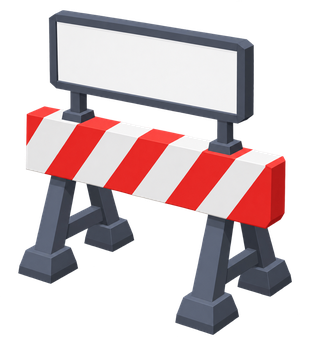
#> input picture assets/obj-muro.png, 320 x 337 px, found by its file name
$ python procesar-imagenes.py
#> lines starting #> are read from the running program, lines starting #| are printed output that depends on the picture
# -*- coding: utf-8 -*-
"""
procesar-imagenes.py — Deja las imágenes de `assets/originales/` listas para el
juego, en `assets/`.

Qué hace con cada una:
  - quita el fondo verde puro (#00FF00) si lo tiene, suavizando el borde;
  - recorta lo transparente que sobra;
  - la escala al tamaño de uso (las que se repiten, a potencia de dos);
  - guarda PNG si necesita transparencia y JPG si no, optimizados.

Las imágenes generadas con IA vienen a 1000-2000 px y pesan megas: servirlas
tal cual en el stand es tiempo de carga y memoria de vídeo tirados. Ver
docs/ACTIVOS-VISUALES.md.

Uso:  python herramientas/procesar-imagenes.py      (desde la raíz del proyecto)
Necesita Pillow, que ya está instalado en el equipo.
"""
import os
import sys

from PIL import Image

RAIZ = os.path.dirname(os.path.dirname(os.path.abspath(__file__)))
ORIGEN = os.path.join(RAIZ, "assets", "originales")
DESTINO = os.path.join(RAIZ, "assets")

# nombre -> (ancho final, ¿necesita transparencia?)
PLAN = {
    "obj-muro.png": (320, True),
    "fig-palmera.png": (256, True),
    "tex-camino-tierra.png": (512, False),
    "fondo-horizonte.png": (2048, False),
    # Horizontes de El Camino por zona (2508×627 → 2048 de ancho)
    "fondo-templos.png": (2048, False),
    "fondo-desierto.png": (2048, False),
    "est-manantial.png": (1024, False),
    "est-ramales.png": (1024, False),
    "est-montana.png": (1024, False),
    "est-caudal.png": (1024, False),
    "est-represa.png": (1024, False),
}

VERDE = (0, 255, 0)
TOLERANCIA = 90          # distancia al verde puro que todavía se considera fondo


def quitar_verde(im):
    """Fondo verde -> transparente, con el borde suavizado."""
    im = im.convert("RGBA")
    datos = im.getdata()
    nuevos = []
    for r, g, b, a in datos:
        d = ((r - VERDE[0]) ** 2 + (g - VERDE[1]) ** 2 + (b - VERDE[2]) ** 2) ** 0.5
        if d < TOLERANCIA:
            nuevos.append((r, g, b, 0))
        elif d < TOLERANCIA * 1.8 and g > r + 30 and g > b + 30:
            # borde: se quita el tinte verde y se baja la opacidad
            k = (d - TOLERANCIA) / (TOLERANCIA * 0.8)
            v = int(min(r, b) + (g - min(r, b)) * k)
            nuevos.append((r, v, b, int(a * k)))
        else:
            nuevos.append((r, g, b, a))
    im.putdata(nuevos)
    return im


def tiene_verde(im):
    """¿La imagen usa fondo verde? Se mira una esquina."""
    p = im.convert("RGB").getpixel((2, 2))
    return p[1] > 180 and p[0] < 120 and p[2] < 120


def procesar(nombre, ancho, transparencia):
#> called with nombre = 'obj-muro.png', ancho = 320, transparencia = True
    origen = os.path.join(ORIGEN, nombre)
    if not os.path.exists(origen):
        return None
    im = Image.open(origen)
#> im is the input picture: PIL image 320x337 RGBA; mean R, G, B, A 79.1, 63.9, 66.7, 115.1

    if transparencia:
        if im.mode != "RGBA" and tiene_verde(im):
            im = quitar_verde(im)
        im = im.convert("RGBA")
        caja = im.split()[3].getbbox()
#> caja = (0, 0, 301, 337)
        if caja:
            im = im.crop(caja)
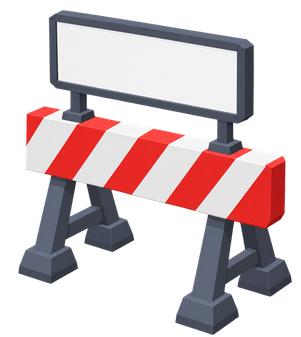
#> im: PIL image 301x337 RGBA; mean R, G, B, A 84.1, 67.9, 70.9, 122.4; transparent parts drawn white
    else:
        if im.mode == "RGBA":
            fondo = Image.new("RGB", im.size, (255, 255, 255))
            fondo.paste(im, mask=im.split()[3])
            im = fondo
        im = im.convert("RGB")

    alto = max(1, round(im.height * ancho / im.width))
#> alto = 358
    im = im.resize((ancho, alto), Image.LANCZOS)
#> im: PIL image 320x358 RGBA

    salida = os.path.join(DESTINO, nombre if transparencia else nombre.replace(".png", ".jpg"))
    if transparencia:
        im.save(salida, optimize=True)
    else:
        im.save(salida, quality=84, optimize=True)
    return salida, im.size, os.path.getsize(salida)


def main():
    if not os.path.isdir(ORIGEN):
        print("No existe", ORIGEN)
        return 1
    os.makedirs(DESTINO, exist_ok=True)
    total = 0
    for nombre, (ancho, alfa) in PLAN.items():
        r = procesar(nombre, ancho, alfa)
        if r is None:
            print("  falta   ", nombre)
            continue
        salida, tam, peso = r
#> tam = (320, 358); peso = 101115
        total += peso
#> total = 101115
        print("  %-34s %4dx%-4d %6d KB" % (os.path.basename(salida), tam[0], tam[1], peso // 1024))
#|   obj-muro.png                        320x358      98 KB
#> pass 2 of the loop in main, `for nombre, (ancho, alfa) in PLAN.items():`:
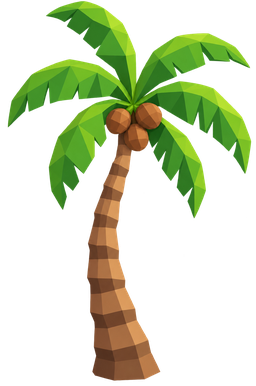
#> input picture assets/fig-palmera.png, 256 x 386 px, found by its file name
#> in procesar, im is the input picture: PIL image 256x386 RGBA; mean R, G, B, A 36.6, 47.3, 14, 76.9
#> caja = (5, 0, 254, 383)
#> in procesar (call 2), `im = im.crop(caja)`:
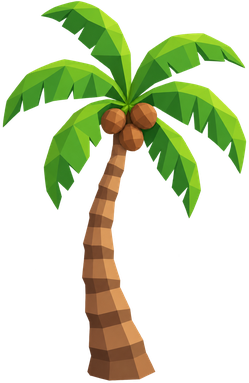
#> im: PIL image 249x383 RGBA; mean R, G, B, A 38, 49, 14.5, 79.7; transparent parts drawn white
#> in procesar (call 2), `im = im.resize((ancho, alto), Image.LANCZOS)`:
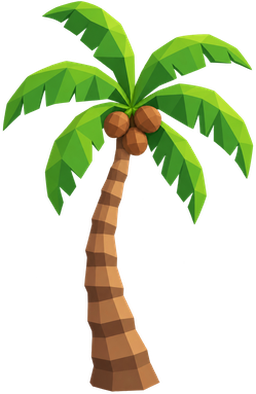
#> im: PIL image 256x394 RGBA; mean R, G, B, A 38.9, 50.2, 14.8, 79.7; transparent parts drawn white
#|   fig-palmera.png                     256x394      80 KB
#> pass 3 of the loop in main, `for nombre, (ancho, alfa) in PLAN.items():`:
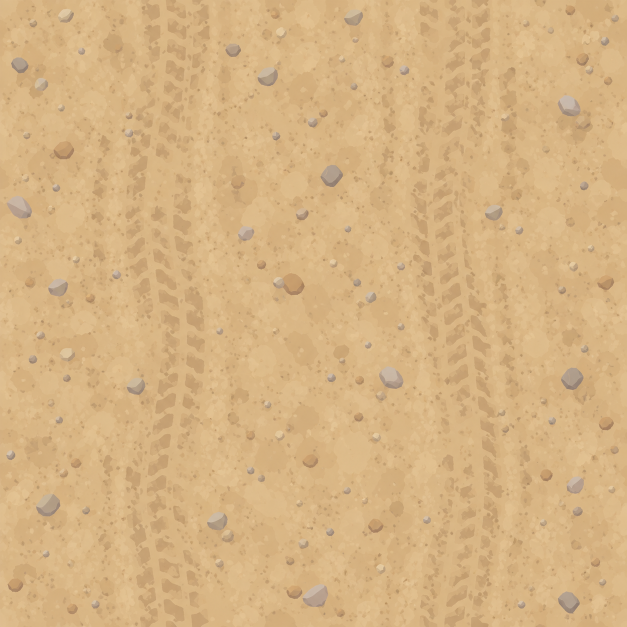
#> input picture assets/originales/tex-camino-tierra.png, 1254 x 1254 px (shown at 1/2 size)
#> in procesar, im is the input picture: PIL image 1254x1254 RGB; mean R, G, B 214, 179, 130.9
#> in procesar (call 3), `im = im.resize((ancho, alto), Image.LANCZOS)`:
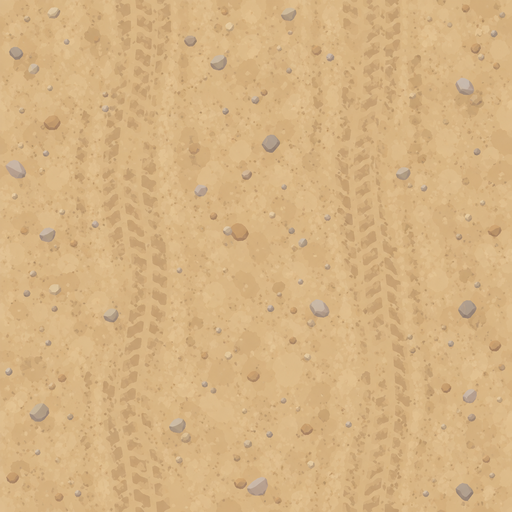
#> im: PIL image 512x512 RGB; mean R, G, B 214, 179, 130.9
#|   tex-camino-tierra.jpg               512x512      36 KB
#> the loop made 11 passes; the first 3 are shown
    print("  total: %d KB" % (total // 1024))
    return 0


if __name__ == "__main__":
    sys.exit(main())
#> (the program exits here)
